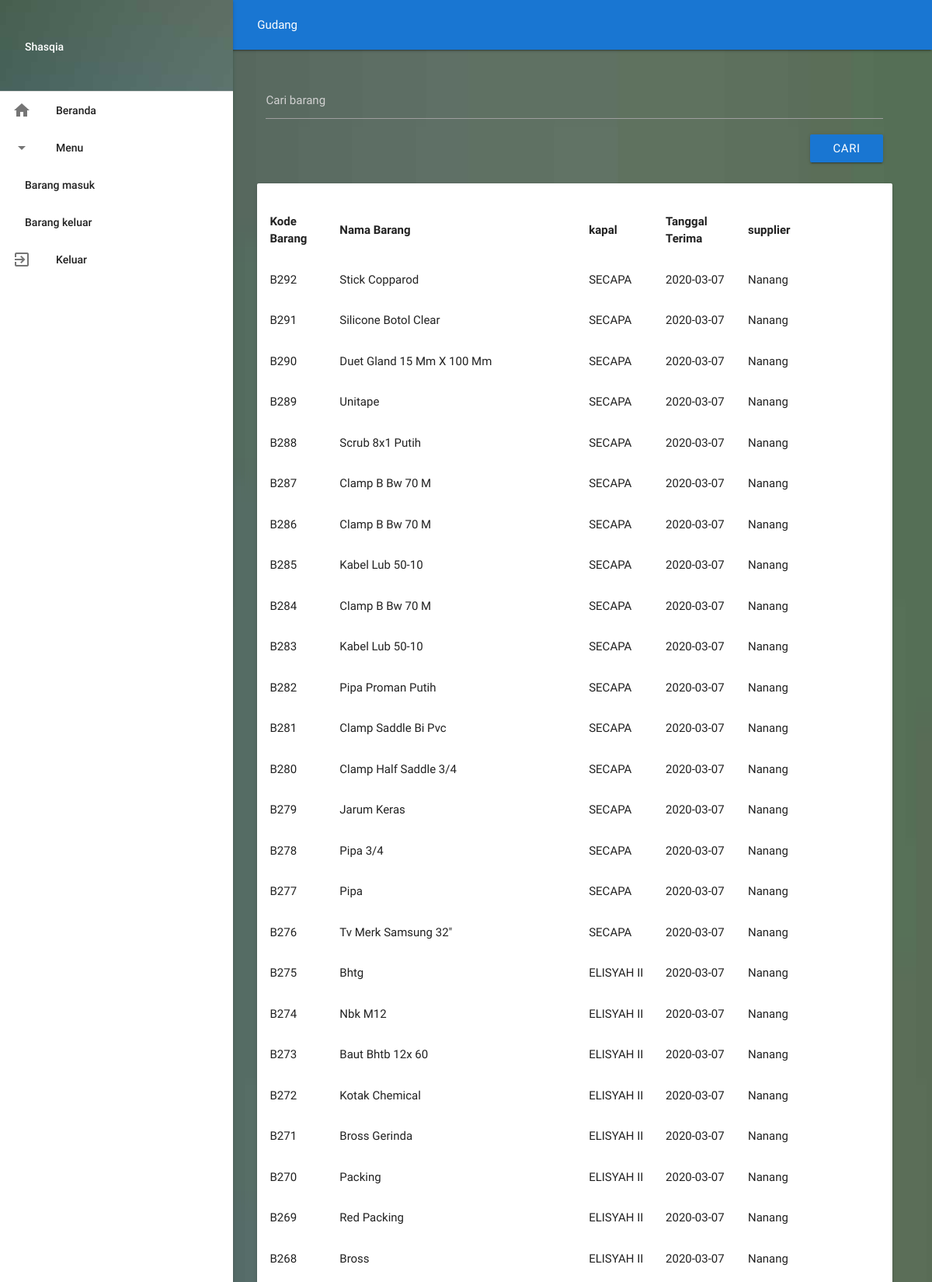
The page /admin/gudang.php (signed in, upper part) on the database its author committed.
### tables this page shows
CREATE TABLE `gudang` (
  `id` int(11) NOT NULL,
  `kode_barang` varchar(4) NOT NULL,
  `nama_barang` varchar(50) NOT NULL,
  `kapal` varchar(10) NOT NULL,
  `supplier` varchar(30) NOT NULL,
  `tanggal` varchar(15) NOT NULL,
  `nominal` int(15) NOT NULL,
  `stok` int(5) NOT NULL,
  `satuan` varchar(10) NOT NULL
);

### admin/gudang.php (the view, shortened to what this page needs)
<?php session_start();
include_once("../config.php");
$result = mysqli_query($koneksi, "SELECT * FROM gudang ORDER BY kode_barang DESC");
$nama = ( isset($_SESSION['user']) ) ? $_SESSION['user'] : '';
?>
<!DOCTYPE html>
<html>
<head>
    <link href="../fonts/material.css" rel="stylesheet">
    <link type="text/css" rel="stylesheet" href="../css/materialize.min.css"  media="screen,projection"/>
</head>
<body>
	<div class="row">
		<header>
	        <nav class="row top-nav blue darken-2">
	    		<div class="container">
	    			<div class="col offset-l2 nav-wrapper">
	    				<a class="page-title">Gudang</a>
	    			</div>
	    		</div>
			</nav>
			<ul id="slide-out" class="side-nav fixed">
	            <li class="no-padding">
		            <ul class="collapsible collapsible-accordion">
		                <li>
		                	<div class="user-view">
		                    	<div class="background" style="margin-bottom:-15%;">
		                    		<img src="../images/1bg.jpg">
													</div>
													<span class="white-text name"><?php echo $nama; ?></span>
		                	</div>
		                </li>
		                <li><div class="divider" style="margin-top:15%;"></div></li>
		                <li><a href="index.php" class="collapsible-header">Beranda<i class="material-icons">home</i></a></li>
		                <li>
		                	<a class="collapsible-header">Menu<i class="material-icons">arrow_drop_down</i></a>
		                </li>
				 						<li><a href="laporan-barang-masuk.php" target="_blank">Barang masuk</a></li>
										<li><a href="laporan-barang-keluar.php" target="_blank">Barang keluar</a></li>
		                <li><a href="../logout.php" class="collapsible-header">Keluar<i class="material-icons">exit_to_app</i></a></li>
		            </ul>
	            </li>
	        </ul>
		</header>
		<main>
			<div class="row container">
				<div class="col s12 m12 l12 offset-l2"> <br>
					<div class="col s12 m12 l12">
						<form name="cari" method="post" action="cari-digudang.php" class="row">
	                    	<div class="e-input-field col s12 m12 l12">
	                    		<input type="text" name="cari" placeholder="Cari barang" class="validate" required title="Cari User">
	                    		<input type="submit" name="cari2" value="cari" class="btn right blue darken-2">
	                    	</div>
						</form>
					</div>
					<div class="col s12 m12 l12 card-panel z-depth"> <br>
						<table class="highlight">
							<tr>
								<th>Kode Barang</th>
								<th>Nama Barang</th>
								<th>kapal</th>
								<th>Tanggal Terima</th>
								<th>supplier</th>
				            </tr>
							<?php
							while($user_data = mysqli_fetch_array($result)) {
				                echo "<tr>";
				                echo "<td>".$user_data['kode_barang']."</td>";
				                echo "<td>".$user_data['nama_barang']."</td>";
				                echo "<td>".$user_data['kapal']."</td>";
			                    echo "<td>".$user_data['tanggal']."</td>";
			                    echo "<td>".$user_data['supplier']."</td>";
				                echo "</tr>";
				            }
							?>
						</table>
					</div>
				</div>
			</div>
		</main>
	</div>
</body>
</html>

### admin/gudang.php (style rules this page uses)
body { background: url(../images/1bg.jpg) no-repeat fixed; -webkit-background-size: 100% 100%; -moz-background-size: 100% 100%; -o-background-size: 100% 100%; background-size: 100% 100%; }

### rows shown on the page
gudang: kode_barang "B292", nama_barang "Stick Copparod", kapal "SECAPA", tanggal "2020-03-07", supplier "Nanang"
gudang: kode_barang "B291", nama_barang "Silicone Botol Clear", kapal "SECAPA", tanggal "2020-03-07", supplier "Nanang"
gudang: kode_barang "B290", nama_barang "Duet Gland 15 Mm X 100 Mm", kapal "SECAPA", tanggal "2020-03-07", supplier "Nanang"
gudang: kode_barang "B289", nama_barang "Unitape", kapal "SECAPA", tanggal "2020-03-07", supplier "Nanang"
gudang: kode_barang "B288", nama_barang "Scrub 8x1 Putih", kapal "SECAPA", tanggal "2020-03-07", supplier "Nanang"
gudang: kode_barang "B287", nama_barang "Clamp B Bw 70 M", kapal "SECAPA", tanggal "2020-03-07", supplier "Nanang"
gudang: kode_barang "B286", nama_barang "Clamp B Bw 70 M", kapal "SECAPA", tanggal "2020-03-07", supplier "Nanang"
gudang: kode_barang "B285", nama_barang "Kabel Lub 50-10", kapal "SECAPA", tanggal "2020-03-07", supplier "Nanang"
gudang: kode_barang "B284", nama_barang "Clamp B Bw 70 M", kapal "SECAPA", tanggal "2020-03-07", supplier "Nanang"
gudang: kode_barang "B283", nama_barang "Kabel Lub 50-10", kapal "SECAPA", tanggal "2020-03-07", supplier "Nanang"
gudang: kode_barang "B282", nama_barang "Pipa Proman Putih", kapal "SECAPA", tanggal "2020-03-07", supplier "Nanang"
gudang: kode_barang "B281", nama_barang "Clamp Saddle Bi Pvc", kapal "SECAPA", tanggal "2020-03-07", supplier "Nanang"
gudang: kode_barang "B280", nama_barang "Clamp Half Saddle 3/4", kapal "SECAPA", tanggal "2020-03-07", supplier "Nanang"
gudang: kode_barang "B279", nama_barang "Jarum Keras", kapal "SECAPA", tanggal "2020-03-07", supplier "Nanang"
gudang: kode_barang "B278", nama_barang "Pipa 3/4", kapal "SECAPA", tanggal "2020-03-07", supplier "Nanang"
gudang: kode_barang "B277", nama_barang "Pipa", kapal "SECAPA", tanggal "2020-03-07", supplier "Nanang"
gudang: kode_barang "B276", nama_barang "Tv Merk Samsung 32\"", kapal "SECAPA", tanggal "2020-03-07", supplier "Nanang"
gudang: kode_barang "B275", nama_barang "Bhtg", kapal "ELISYAH II", tanggal "2020-03-07", supplier "Nanang"
gudang: kode_barang "B274", nama_barang "Nbk M12", kapal "ELISYAH II", tanggal "2020-03-07", supplier "Nanang"
gudang: kode_barang "B273", nama_barang "Baut Bhtb 12x 60", kapal "ELISYAH II", tanggal "2020-03-07", supplier "Nanang"
gudang: kode_barang "B272", nama_barang "Kotak Chemical", kapal "ELISYAH II", tanggal "2020-03-07", supplier "Nanang"
gudang: kode_barang "B271", nama_barang "Bross Gerinda", kapal "ELISYAH II", tanggal "2020-03-07", supplier "Nanang"
gudang: kode_barang "B270", nama_barang "Packing", kapal "ELISYAH II", tanggal "2020-03-07", supplier "Nanang"
gudang: kode_barang "B269", nama_barang "Red Packing", kapal "ELISYAH II", tanggal "2020-03-07", supplier "Nanang"
gudang: kode_barang "B268", nama_barang "Bross", kapal "ELISYAH II", tanggal "2020-03-07", supplier "Nanang"

### other values the page prints
$nama "Shasqia"
